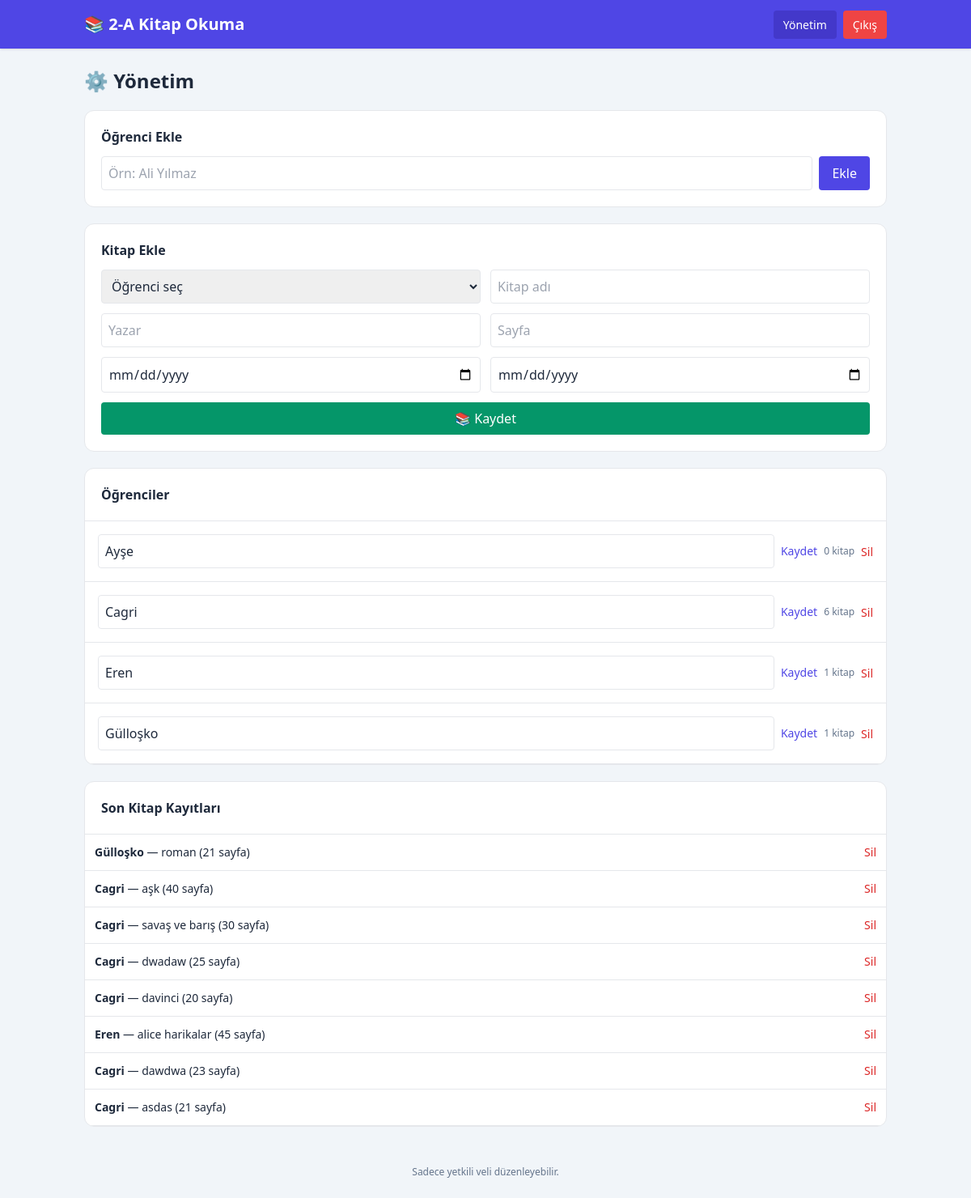
Page /admin (signed in) on the committed database.
### tables this page shows
CREATE TABLE students (
        id INTEGER PRIMARY KEY AUTOINCREMENT,
        name TEXT NOT NULL UNIQUE,
        created_at TIMESTAMP DEFAULT CURRENT_TIMESTAMP
    );

CREATE TABLE books (
        id INTEGER PRIMARY KEY AUTOINCREMENT,
        student_id INTEGER NOT NULL,
        title TEXT NOT NULL,
        author TEXT NOT NULL,
        page_count INTEGER NOT NULL,
        issue_date TEXT NOT NULL,
        return_date TEXT NOT NULL,
        created_at TIMESTAMP DEFAULT CURRENT_TIMESTAMP,
        FOREIGN KEY(student_id) REFERENCES students(id) ON DELETE CASCADE
    );

### app.py (the view)
@app.route('/admin')
@login_required
def admin():
    conn=db()
    students=conn.execute('''SELECT s.id,s.name,COUNT(b.id) book_count,COALESCE(SUM(b.page_count),0) total_pages
                             FROM students s LEFT JOIN books b ON b.student_id=s.id
                             GROUP BY s.id ORDER BY s.name COLLATE NOCASE''').fetchall()
    books=conn.execute('''SELECT b.*,s.name student_name FROM books b JOIN students s ON s.id=b.student_id
                          ORDER BY b.id DESC''').fetchall()
    conn.close(); return render_template('admin.html',students=students,books=books)

### app.py (called while the page is built)
def db():
    os.makedirs(os.path.dirname(DB_PATH), exist_ok=True)
    conn = sqlite3.connect(DB_PATH)
    conn.row_factory = sqlite3.Row
    return conn

def login_required(f):
    @wraps(f)
    def wrapper(*args, **kwargs):
        if not session.get('is_admin'):
            flash('Bu sayfaya erişmek için giriş yapmalısınız.', 'error')
            return redirect(url_for('login'))
        return f(*args, **kwargs)
    return wrapper

### templates/admin.html
{% extends 'base.html' %}{% block content %}<h1 class="text-2xl font-bold mb-5">⚙️ Yönetim</h1><div class="bg-white p-5 rounded-xl border mb-5"><h2 class="font-bold mb-3">Öğrenci Ekle</h2><form method="post" action="{{url_for('add_student')}}" class="flex gap-2"><input name="name" required placeholder="Örn: Ali Yılmaz" class="flex-1 p-2 border rounded"><button class="bg-indigo-600 text-white px-4 rounded">Ekle</button></form></div><div class="bg-white p-5 rounded-xl border mb-5"><h2 class="font-bold mb-3">Kitap Ekle</h2><form method="post" action="{{url_for('add_book')}}" class="grid md:grid-cols-2 gap-3"><select name="student_id" required class="p-2 border rounded"><option value="">Öğrenci seç</option>{% for s in students %}<option value="{{s.id}}">{{s.name}}</option>{% endfor %}</select><input name="title" required placeholder="Kitap adı" class="p-2 border rounded"><input name="author" required placeholder="Yazar" class="p-2 border rounded"><input name="page_count" required type="number" min="1" placeholder="Sayfa" class="p-2 border rounded"><input name="issue_date" required type="date" class="p-2 border rounded"><input name="return_date" required type="date" class="p-2 border rounded"><button class="md:col-span-2 bg-emerald-600 text-white p-2 rounded">📚 Kaydet</button></form></div><div class="bg-white rounded-xl border overflow-hidden"><h2 class="font-bold p-5 border-b">Öğrenciler</h2>{% for s in students %}<div class="p-4 border-b flex items-center gap-2"><form method="post" action="{{url_for('edit_student',id=s.id)}}" class="flex-1 flex gap-2"><input name="name" value="{{s.name}}" class="flex-1 p-2 border rounded"><button class="text-indigo-600 text-sm">Kaydet</button></form><span class="text-xs text-slate-500">{{s.book_count}} kitap</span><form method="post" action="{{url_for('delete_student',id=s.id)}}" onsubmit="return confirm('Öğrenci ve tüm kitapları silinsin mi?')"><button class="text-red-600 text-sm">Sil</button></form></div>{% endfor %}</div><div class="bg-white rounded-xl border overflow-hidden mt-5"><h2 class="font-bold p-5 border-b">Son Kitap Kayıtları</h2>{% for b in books %}<div class="p-3 border-b text-sm"><b>{{b.student_name}}</b> — {{b.title}} ({{b.page_count}} sayfa)<form class="inline float-right" method="post" action="{{url_for('delete_book',id=b.id)}}"><button class="text-red-600">Sil</button></form></div>{% else %}<div class="p-5 text-slate-500">Kitap yok.</div>{% endfor %}</div>{% endblock %}

### rows in the picture
students: name "Ayşe", book_count "0"
students: name "Cagri", book_count "6"
students: name "Eren", book_count "1"
students: name "Gülloşko", book_count "1"
books: student_name "Gülloşko", title "roman", page_count "21"
books: student_name "Cagri", title "aşk", page_count "40"
books: student_name "Cagri", title "savaş ve barış", page_count "30"
books: student_name "Cagri", title "dwadaw", page_count "25"
books: student_name "Cagri", title "davinci", page_count "20"
books: student_name "Eren", title "alice harikalar", page_count "45"
books: student_name "Cagri", title "dawdwa", page_count "23"
books: student_name "Cagri", title "asdas", page_count "21"
